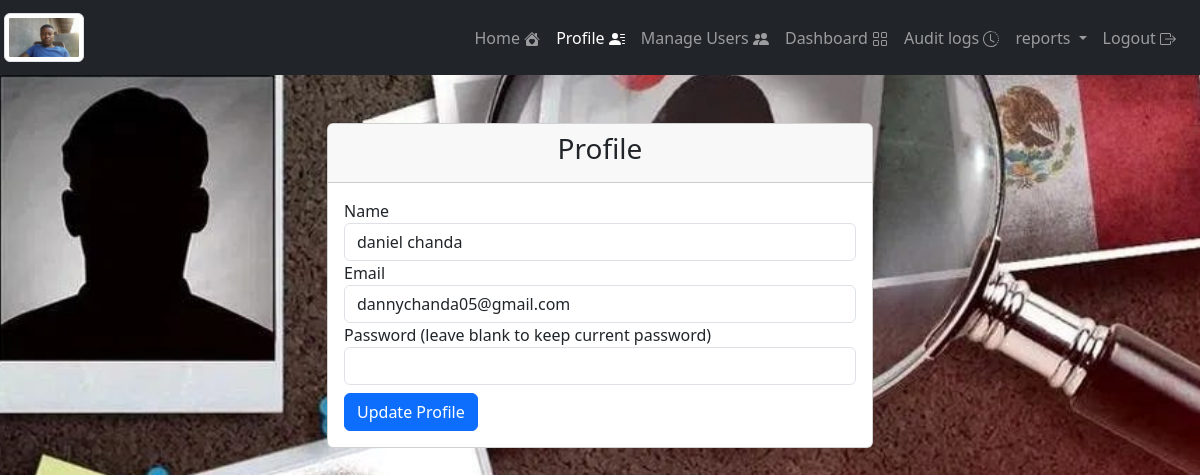
The app's page /views/profile.php (signed in) with its own data.
### tables this page shows
CREATE TABLE `users` (
  `id` int(11) NOT NULL,
  `username` varchar(50) NOT NULL,
  `email` varchar(100) NOT NULL,
  `password` varchar(255) NOT NULL,
  `role` enum('admin','allowed_user') NOT NULL,
  `created_at` timestamp NOT NULL DEFAULT current_timestamp(),
  `image` varchar(500) NOT NULL,
  `code` int(5) DEFAULT NULL,
  `status` enum('not verified','verified','suspended') NOT NULL
);

### Models/security.php (called while the page is built, shortened)
<?php
class Security {
    public static function sanitizeInput($input) {
        return htmlspecialchars(strip_tags($input));
    }
}
?>

### Models/user.php (called while the page is built, shortened)
<?php
require_once 'security.php';
class User {
    private $conn;
    private $table_name = "users";
    public $id;
    public function __construct($db) {
        $this->conn = $db;
    }
    public function getProfilePicture($id){
        $query = "SELECT image FROM " . $this->table_name . " WHERE id = :id";
        $stmt = $this->conn->prepare($query);
        $this->id = $id;
        $stmt->bindParam(":id", $this->id);
        $stmt->execute();
        return $stmt->fetch(PDO::FETCH_ASSOC);
    }
	public function getUserDetailsById() {
        $query = "SELECT username, email, image FROM " . $this->table_name . " WHERE id = :id LIMIT 0,1";
        $stmt = $this->conn->prepare($query);
        $stmt->bindParam(':id', $this->id);
        $stmt->execute();
        return $stmt->fetch(PDO::FETCH_ASSOC);
    }
}
?>

### views/profile.php (the view, shortened to what this page needs)
<?php
require_once '../models/User.php';
require_once '../models/Security.php';
require_once 'navbar.php';
$role = $_SESSION['role'];
$database = new DatabaseConfiguration();
$db = $database->getConnection();
$user = new User($db);
$user->id = $_SESSION['user_id'];
$userDetails = $user->getUserDetailsById();
$profilePic = $user->getProfilePicture(security::sanitizeInput($_SESSION['user_id']));
            ?>
<!DOCTYPE html>
<html lang="en">
<head>
    <link href="https://cdn.jsdelivr.net/npm/bootstrap@5.3.0/dist/css/bootstrap.min.css" rel="stylesheet">
    <link href="style.css" rel="stylesheet">
</head>
<body class="userbody">
    <nav class="navbar navbar-expand-lg navbar-dark bg-dark">
        <a class="navbar-brand ms-1" href="#"><img class="img-fluid img-thumbnail rounded" alt="profile picture" src="<?php echo $profilePic['image'];?>" width="80" height="74"></a>
        <div class="offcanvas offcanvas-start" tabindex="-1" id="offcanvasNavbar" aria-labelledby="offcanvasNavbarLabel">
        <div class="offcanvas-body bg-dark">
            <ul class="navbar-nav justify-content-end flex-grow-1 pe-3">
                <?php echo getNavBar($role,'','active" aria-current="page"', '', '', '', ''); ?>
            </ul>
        </div>
    </nav>
    <div class="container mt-5">
        <div class="row">
            <div class="col-md-6 offset-md-3">
                <div class="card">
                    <div class="card-header">
                        <h3 class="text-center">Profile</h3>
                    </div>
                    <div class="card-body">
                        <form action="profile.php" method="POST">
                            <div class="form-group">
                                <label for="name">Name</label>
                                <input type="text" name="name" id="name" class="form-control" value="<?php echo htmlspecialchars($userDetails['username']); ?>" required>
                            </div>
                            <div class="form-group">
                                <label for="email">Email</label>
                                <input type="email" name="email" id="email" class="form-control" value="<?php echo htmlspecialchars($userDetails['email']); ?>" required>
                            </div>
                            <div class="form-group">
                                <label for="password">Password (leave blank to keep current password)</label>
                                <input type="password" name="password" id="password" class="form-control">
                            </div>
                            <button type="submit" class="btn btn-primary mt-2">Update Profile</button>
                        </form>
                    </div>
                </div>
            </div>
        </div>
    </div>
</body>
</html>

### views/style.css (style rules this page uses)
.userbody { background: url('../images/missingimg2.jpg') no-repeat center center fixed; background-size: cover; }

### records on screen
users: image (picture), name "daniel chanda", email "dannychanda05@gmail.com"
